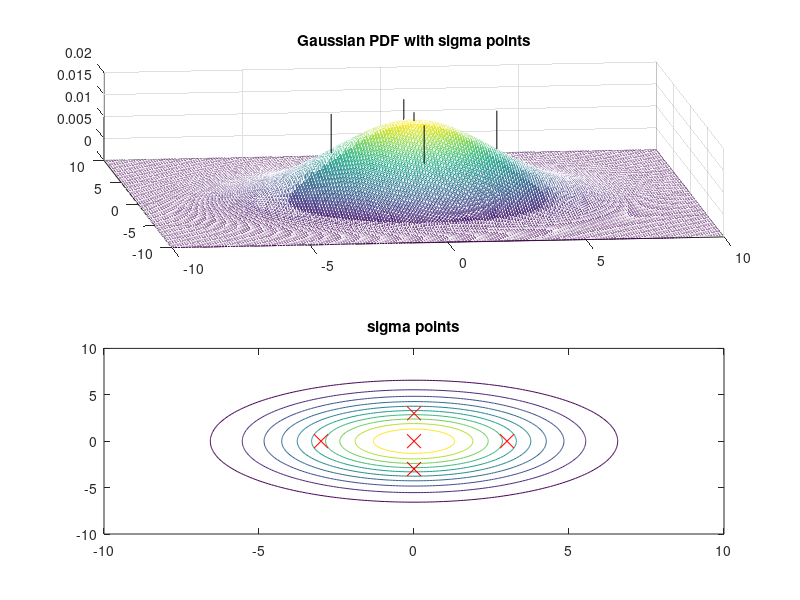

Write MATLAB code to recreate this figure.
%Example of sigma points
%
x1=-10:0.1:10;
x2=-10:0.1:10;
pN1=length(x1);
pN2=length(x2);

%2D Gaussian---------------------------------
C=[9 0; 0 9];
mu1=0; mu2=0;
D=det(C);
K=1/(2*pi*sqrt(D)); Q=(C(1,1)*C(2,2))/(2*D);

y=zeros(pN1,pN2); %space for the PDF
for ni=1:pN1,
   for nj=1:pN2,
      aux1=(((x1(ni)-mu1)^2)/C(1,1))+(((x2(nj)-mu2).^2)/C(2,2));        
      y(ni,nj)= K*exp(-Q*aux1);
  end;
end;

ymax=max(max(y)); %the PDF peak

%sigma points
xs=zeros(2,6); %reserve space
xs0=[mu1; mu2];
xs(:,1)=xs0+[3;0]; xs(:,2)=xs0+[0;3];
xs(:,3)=xs0-[3;0]; xs(:,4)=xs0-[0;3];

figure(1)

subplot(2,1,1)
ypk=ymax+0.002;
mesh(x1,x2,y); hold on; %the PDF
view(-7,45);
%sigma verticals
plot3([mu1 mu1],[mu2 mu2],[0 ypk],'k');
for nn=1:4,
   plot3([xs(1,nn) xs(1,nn)],[xs(2,nn) xs(2,nn)],[0 ypk],'k');
end;
title('Gaussian PDF with sigma points');

subplot(2,1,2)
contour(x1,x2,y'); hold on; %the support
%sigma points:
plot(mu1,mu2,'rx','MarkerSize',10);
for nn=1:4,
plot(xs(1,nn),xs(2,nn),'rx','MarkerSize',10);
end;
title('sigma points');
